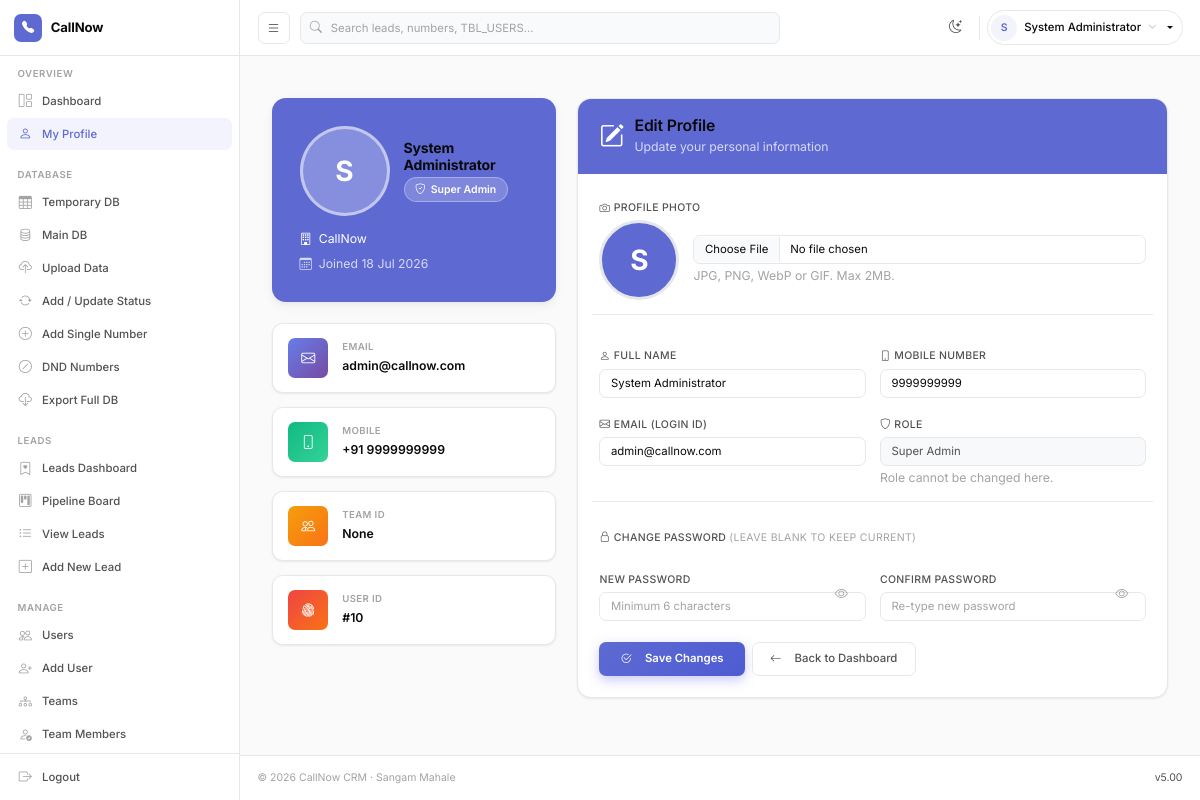
Page /profile.php (signed in) on the committed database.
### tables this page shows
CREATE TABLE `users` (
  `ID` int(11) NOT NULL AUTO_INCREMENT,
  `NAME` varchar(100) NOT NULL,
  `MOBILE` varchar(15) NOT NULL,
  `EMAIL` varchar(255) DEFAULT NULL,
  `COMPANY_NAME` varchar(255) DEFAULT NULL,
  `COMPANY` varchar(100) NOT NULL DEFAULT 'CallNow',
  `PACKAGE` varchar(100) DEFAULT '',
  `STATUS` enum('Active','Inactive','Suspended') DEFAULT 'Active',
  `JOIN_DATE` datetime DEFAULT current_timestamp(),
  `ROLE` varchar(50) DEFAULT 'Officer',
  `role_id` int(11) DEFAULT NULL,
  `TEAM_ID` int(11) DEFAULT NULL,
  `PASSWORD` varchar(255) NOT NULL,
  `LOGIN_ID` varchar(100) NOT NULL,
  `DEVICE_ID` varchar(255) DEFAULT NULL,
  `LAST_LOGIN` datetime DEFAULT NULL,
  `CREATED_AT` datetime DEFAULT current_timestamp(),
  `UPDATED_AT` datetime DEFAULT current_timestamp() ON UPDATE current_timestamp(),
  PRIMARY KEY (`ID`),
  UNIQUE KEY `LOGIN_ID` (`LOGIN_ID`),
  UNIQUE KEY `idx_email` (`EMAIL`),
  KEY `idx_role` (`ROLE`),
  KEY `idx_team` (`TEAM_ID`),
  KEY `idx_status` (`STATUS`),
  KEY `idx_company` (`COMPANY`),
  KEY `idx_login_id` (`LOGIN_ID`),
  KEY `idx_mobile` (`MOBILE`),
  KEY `idx_team_role` (`TEAM_ID`,`ROLE`),
  KEY `fk_user_role` (`role_id`),
  CONSTRAINT `fk_user_role` FOREIGN KEY (`role_id`) REFERENCES `roles` (`id`) ON DELETE SET NULL,
  CONSTRAINT `fk_users_team` FOREIGN KEY (`TEAM_ID`) REFERENCES `teams` (`ID`) ON DELETE SET NULL
);

### php_scripts/config.php (called while the page is built, shortened)
<?php
    if (!function_exists('tn')) {
        function tn(string $name): string {
            if (defined($name)) {
                $v = constant($name);
                if ($v !== '' && $v !== $name) return $v;
            }
            return $GLOBALS['__cn_tbl_override'][$name] ?? $name;
        }
    }
?>

### php_scripts/auth.php (called while the page is built, shortened)
<?php
require_once __DIR__ . '/../config.php';
$user_id = (int)($_SESSION['id'] ?? 0);
$stmt = mysqli_prepare($link, "SELECT ID, NAME, ROLE, TEAM_ID FROM " . tn('TBL_USERS') . " WHERE ID = ?");
mysqli_stmt_bind_param($stmt, "i", $user_id);
mysqli_stmt_execute($stmt);
$result = mysqli_stmt_get_result($stmt);
?>

### profile.php (the view, shortened to what this page needs)
<?php
require_once "php_scripts/auth.php";
$profile = [
    'NAME'     => $_SESSION['name']     ?? '',
    'MOBILE'   => $_SESSION['mobile']   ?? '',
    'LOGIN_ID' => $_SESSION['login_id'] ?? '',
    'ROLE'     => $_SESSION['role']     ?? '',
    'TEAM_ID'  => $_SESSION['team_id']  ?? '',
    'COMPANY'  => $_SESSION['company']  ?? '',
    'JOIN_DATE'=> $_SESSION['join_date']?? '',
    'profile_photo' => $_SESSION['profile_photo'] ?? '',
];
?>
<?php include 'php_scripts/header.php'; ?>
<div class="container py-4">
    <div class="row g-4">
        <div class="col-lg-4">
            <div class="hero-card mb-4">
                <div class="d-flex align-items-center gap-3 mb-3">
                    <div class="avatar-ring" style="background: rgba(255,255,255,0.25); display: flex; align-items: center; justify-content: center; font-size: 2rem; font-weight: 700; color: #fff; border: 3px solid rgba(255,255,255,0.5); flex-shrink: 0; overflow: hidden; padding: 0;">
                        <?php if (!empty($profile['profile_photo']) && file_exists(__DIR__ . '/uploads/profile_photos/' . $profile['profile_photo'])): ?>
                            <img src="<?= htmlspecialchars(APP_BASE . '/uploads/profile_photos/' . $profile['profile_photo']) ?>"
                                 alt="Profile"
                                 style="width: 100%; height: 100%; object-fit: cover; border-radius: 50%;">
                        <?php else: ?>
                            <?= strtoupper(mb_substr($profile['NAME'], 0, 1)) ?>
                        <?php endif; ?>
                    </div>
                    <div>
                        <h4 class="fw-bold mb-1"><?= htmlspecialchars($profile['NAME']) ?></h4>
                        <span class="role-badge">
                            <i class="bi bi-shield-check"></i>
                            <?= htmlspecialchars($profile['ROLE']) ?>
                        </span>
                    </div>
                </div>
                <p class="mb-2 opacity-90 small">
                    <i class="bi bi-building me-2"></i><?= htmlspecialchars($profile['COMPANY']) ?>
                </p>
                <p class="mb-0 opacity-75 small">
                    <i class="bi bi-calendar3 me-2"></i>Joined
                    <?= htmlspecialchars(date('d M Y', strtotime($profile['JOIN_DATE']))) ?>
                </p>
            </div>
            <div class="info-card mb-3">
                <div class="d-flex align-items-center gap-3">
                    <div class="info-icon" style="background: linear-gradient(135deg, #667eea, #764ba2);">
                        <i class="bi bi-envelope"></i>
                    </div>
                    <div>
                        <div class="info-label">Email</div>
                        <div class="info-value"><?= htmlspecialchars($profile['LOGIN_ID']) ?></div>
                    </div>
                </div>
            </div>
            <div class="info-card mb-3">
                <div class="d-flex align-items-center gap-3">
                    <div class="info-icon" style="background: linear-gradient(135deg, #10b981, #34d399);">
                        <i class="bi bi-phone"></i>
                    </div>
                    <div>
                        <div class="info-label">Mobile</div>
                        <div class="info-value">+91 <?= htmlspecialchars($profile['MOBILE']) ?></div>
                    </div>
                </div>
            </div>
            <div class="info-card mb-3">
                <div class="d-flex align-items-center gap-3">
                    <div class="info-icon" style="background: linear-gradient(135deg, #f59e0b, #f97316);">
                        <i class="bi bi-people"></i>
                    </div>
                    <div>
                        <div class="info-label">Team ID</div>
                        <div class="info-value"><?= $profile['TEAM_ID'] ?? 'Not assigned' ?></div>
                    </div>
                </div>
            </div>
            <div class="info-card">
                <div class="d-flex align-items-center gap-3">
                    <div class="info-icon" style="background: linear-gradient(135deg, #ef4444, #f97316);">
                        <i class="bi bi-fingerprint"></i>
                    </div>
                    <div>
                        <div class="info-label">User ID</div>
                        <div class="info-value">#<?= USER_ID ?></div>
                    </div>
                </div>
            </div>
        </div>
        <div class="col-lg-8">
            <div class="form-card">
                <div class="card-header-custom">
                    <i class="bi bi-pencil-square fs-3"></i>
                    <div>
                        <h3>Edit Profile</h3>
                        <small class="opacity-75">Update your personal information</small>
                    </div>
                </div>
                <div class="card-body-custom">
                        <form method="POST" novalidate enctype="multipart/form-data">
                            <div class="row g-3">
                                <div class="col-12">
                                    <label class="form-label-custom" for="profile_photo">
                                        <i class="bi bi-camera me-1"></i>Profile Photo
                                    </label>
                                    <div class="d-flex align-items-center gap-3">
                                        <div style="width: 80px; height: 80px; border-radius: 50%; overflow: hidden; border: 3px solid var(--border); flex-shrink: 0; background: var(--accent); display: flex; align-items: center; justify-content: center;">
                                            <?php if (!empty($profile['profile_photo']) && file_exists(__DIR__ . '/uploads/profile_photos/' . $profile['profile_photo'])): ?>
                                                <img src="<?= htmlspecialchars(APP_BASE . '/uploads/profile_photos/' . $profile['profile_photo']) ?>"
                                                     alt="Profile"
                                                     class="photo-preview"
                                                     style="width: 100%; height: 100%; object-fit: cover; border-radius: 50%;">
                                            <?php else: ?>
                                                <span style="font-size: 2rem; font-weight: 700; color: #fff;">
                                                    <?= strtoupper(mb_substr($profile['NAME'], 0, 1)) ?>
                                                </span>
                                            <?php endif; ?>
                                        </div>
                                        <div class="flex-grow-1">
                                            <input type="file"
                                                   class="form-control form-control-custom"
                                                   id="profile_photo"
                                                   name="profile_photo"
                                                   accept="image/jpeg,image/png,image/webp,image/gif">
                                            <small class="text-muted">JPG, PNG, WebP or GIF. Max 2MB.</small>
                                        </div>
                                    </div>
                                </div>
                                <hr class="my-3 text-muted opacity-25" />
                            <div class="col-md-6">
                                <label class="form-label-custom" for="name">
                                    <i class="bi bi-person me-1"></i>Full Name
                                </label>
                                <input type="text"
                                       class="form-control"
                                       id="name" name="name"
                                       value="<?= htmlspecialchars($profile['NAME']) ?>"
                                       required />
                            </div>
                            <div class="col-md-6">
                                <label class="form-label-custom" for="mobile">
                                    <i class="bi bi-phone me-1"></i>Mobile Number
                                </label>
                                <input type="text" maxlength="10"
                                       class="form-control"
                                       id="mobile" name="mobile"
                                       pattern="[6-9][0-9]{9}"
                                       value="<?= htmlspecialchars($profile['MOBILE']) ?>"
                                       required />
                            </div>
                            <div class="col-md-6">
                                <label class="form-label-custom" for="login_id">
                                    <i class="bi bi-envelope me-1"></i>Email (Login ID)
                                </label>
                                <input type="email"
                                       class="form-control"
                                       id="login_id" name="login_id"
                                       value="<?= htmlspecialchars($profile['LOGIN_ID']) ?>"
                                       required />
                            </div>
                            <div class="col-md-6">
                                <label class="form-label-custom" for="role_display">
                                    <i class="bi bi-shield me-1"></i>Role
                                </label>
                                <input type="text" readonly
                                       class="form-control form-control-custom bg-light"
                                       id="role_display"
                                       value="<?= htmlspecialchars($profile['ROLE']) ?>" />
                                <small class="text-muted">Role cannot be changed here.</small>
                            </div>
                            <hr class="my-3 text-muted opacity-25" />
                            <div class="col-12">
                                <p class="form-label-custom mb-2">
                                    <i class="bi bi-lock me-1"></i>Change Password
                                    <span class="text-muted fw-normal">(leave blank to keep current)</span>
                                </p>
                            </div>
                            <div class="col-md-6">
                                <div class="password-wrapper">
                                    <label class="form-label-custom" for="password">New Password</label>
                                    <input type="password" minlength="6"
                                           class="form-control form-control-custom pe-5"
                                           id="password" name="password"
                                           placeholder="Minimum 6 characters" />
                                    <button type="button" class="toggle-btn"
                                            data-target="password">
                                        <i class="bi bi-eye"></i>
                                    </button>
                                </div>
                            </div>
                            <div class="col-md-6">
                                <div class="password-wrapper">
                                    <label class="form-label-custom" for="confirm_password">Confirm Password</label>
                                    <input type="password" minlength="6"
                                           class="form-control form-control-custom pe-5"
                                           id="confirm_password" name="confirm_password"
                                           placeholder="Re-type new password" />
                                    <button type="button" class="toggle-btn"
                                            data-target="confirm_password">
                                        <i class="bi bi-eye"></i>
                                    </button>
                                </div>
                            </div>
                            <div class="col-12 mt-4 d-flex flex-wrap gap-2">
                                <button type="submit" name="update_profile"
                                        class="btn btn-save-profile">
                                    <i class="bi bi-check2-circle me-2"></i>Save Changes
                                </button>
                                <a href="dashboard"
                                   class="btn btn-back-profile">
                                    <i class="bi bi-arrow-left me-2"></i>Back to Dashboard
                                </a>
                            </div>
                        </div>
                    </form>
                </div>
            </div>
        </div>
    </div>
</div>
<?php include 'php_scripts/footer.php'; ?>

### rows in the picture
users: NAME "S", NAME "System Administrator", ROLE "Super Admin", name "System Administrator"

### other values in the picture
$userInitial "S"
$userName "System Administrator"
$profile['COMPANY'] "CallNow"
date('d M Y', strtotime($profile['JOIN_DATE'])) "18 Jul 2026"
$profile['LOGIN_ID'] "admin@callnow.com"
$profile['MOBILE'] "9999999999"
$profile['TEAM_ID'] "None"
USER_ID "10"
